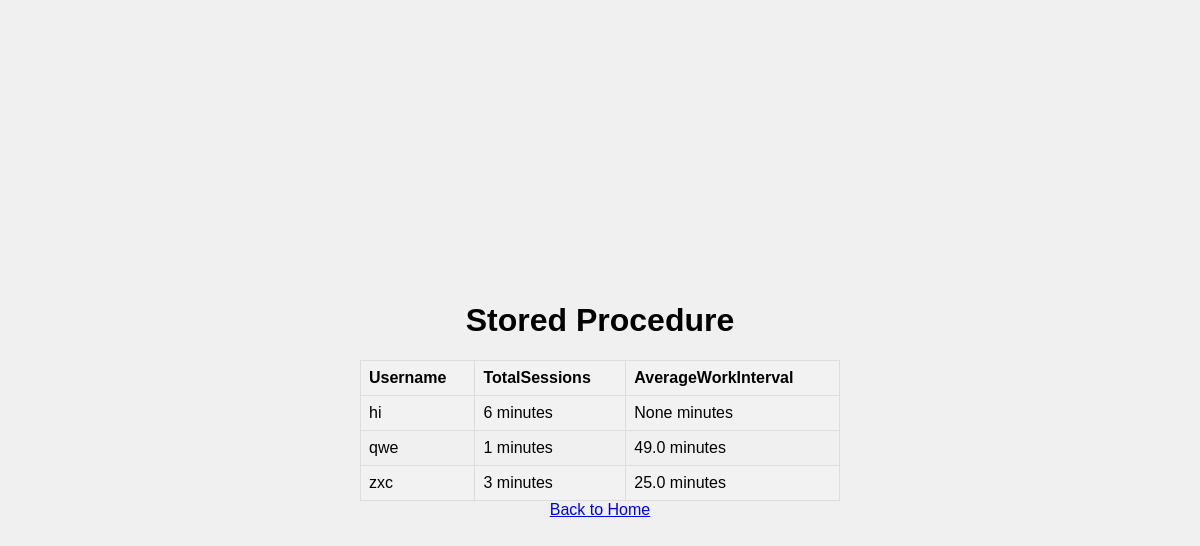
Page /stored_procedure on the earlier database version.
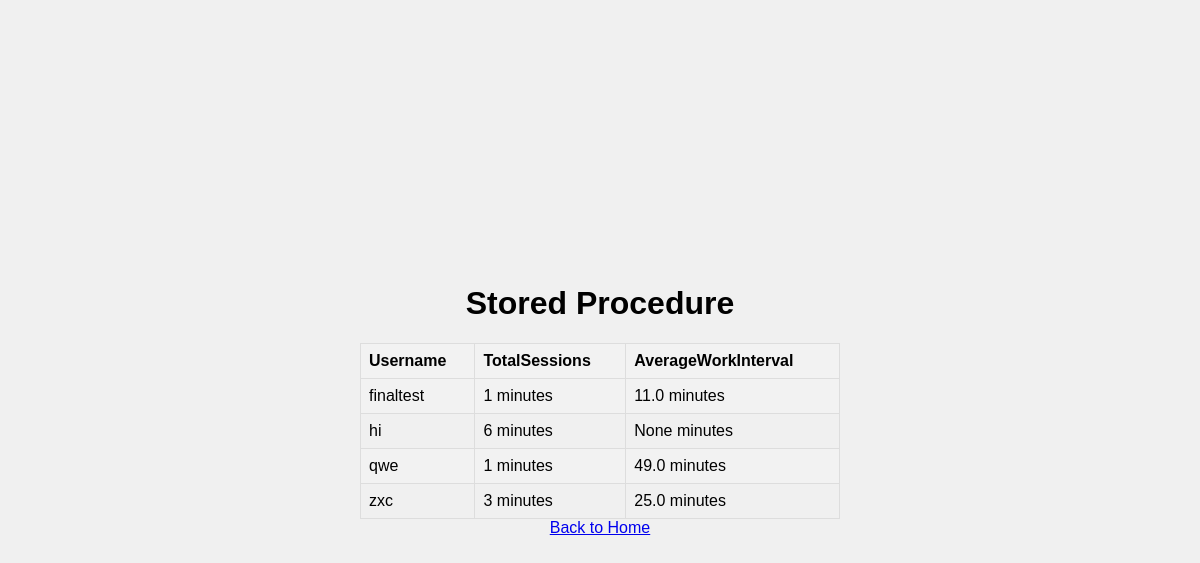
Same page on the later database version.
### app/models.py (models this page shows)
class User(db.Model):
    __tablename__ = 'users'
    userid = db.Column(db.Integer, primary_key=True, autoincrement=True)
    username = db.Column(db.Text, unique=True, nullable=False)
    password = db.Column(db.Text, nullable=False)
    email = db.Column(db.Text, unique=True, nullable=False)

### app/routes.py (the view)
@routes.route('/stored_procedure')
def store_procedures():
    stored_procedure = []
    view_data_procedure = db.session.execute(text("SELECT username, TotalSessions, AverageWorkInterval FROM ProcedureView;"))
    for row in view_data_procedure.fetchall():
        stored_procedure.append({
            'username': row[0],
            'TotalSessions': row[1],
            'AverageWorkInterval': row[2],
        })
    return render_template('stored_procedure.html', stored_procedure=stored_procedure)

### app/templates/stored_procedure.html (shortened to what this page needs)
<!doctype html>
<html>
<head>
    <link rel="stylesheet" href="{{ url_for('static', filename='styles.css') }}">
</head>
<body>
    <h1>Stored Procedure</h1>
    <table>
        <tr>
            <th>Username</th>
            <th>TotalSessions</th>
            <th>AverageWorkInterval</th>
        </tr>
        {% for procedure in stored_procedure %}
        <tr>
            <td>{{ procedure.username }}</td>
            <td>{{ procedure.TotalSessions }} minutes</td>
            <td>{{ procedure.AverageWorkInterval }} minutes</td>
        </tr>
        {% endfor %}
    </table>
    <a href="/">Back to Home</a>
</body>
</html>

Differences in the rows shown:
added User: username "finaltest", TotalSessions "1", AverageWorkInterval "11.0"
